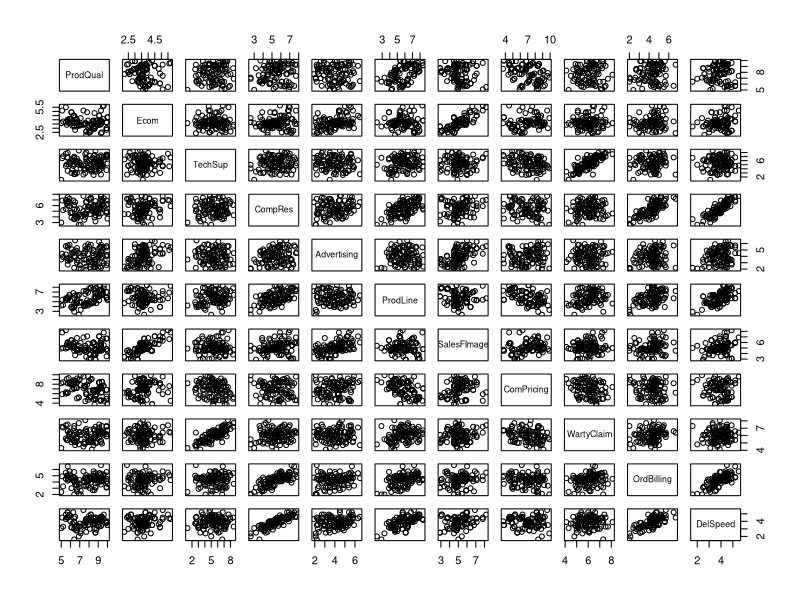
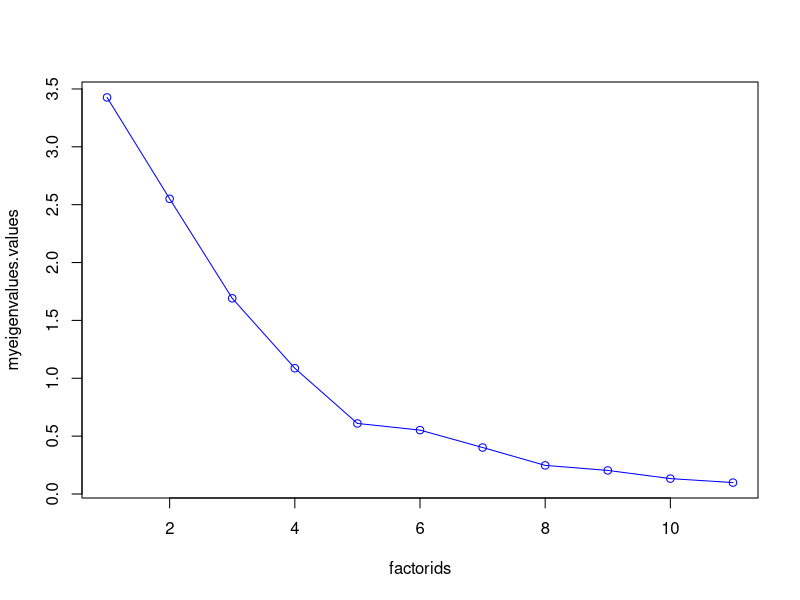

These figures' R source, in order: (Note: this script raises an error after producing the figures.)
setwd("")
mydata=read.csv("customersurvey.csv",header=TRUE)
#install.packages("nFactors")
library(nFactors)
mydata
names(mydata)
summary(mydata)
mydata[,2]
mynewdata=mydata[,2:12]
pairs(mynewdata)
myfulldata=mydata[,2:13]
cormatbig=cor(myfulldata)
cormatbig
cormatsmall=cor(mynewdata)
myeigenvalues=eigen(cormatsmall)
myeigenvalues$values
myeigenvalues$vectors
factorids=c(1:11)
screeplot=plot(data.frame(factorids,myeigenvalues$values),col="Blue")
lines(data.frame(factorids,myeigenvalues$values),col="Blue")
unrotatematrix=principal(mynewdata,nfactors = 4,rotate="none")
unrotatematrix
unrotateplot=plot(unrotatematrix,row.names(unrotatematrix$loadings))
rotatematrix=principal(mynewdata,nfactors = 4,rotate = "varimax")
rotatematrix
rotateplot=plot(rotatematrix,row.names(rotatematrix$loadings),cex=1.0)
moredata=rotatematrix$scores
moredata
attach(moredata)
moredata=data.frame(moredata,mydata$Satisfaction)
mymodel=lm(moredata$mydata.Satisfaction~moredata$RC1+moredata$RC2+moredata$RC3+moredata$RC4,data=moredata)
moredata
summary(mymodel)
anova(mymodel)
#myfulldata$ComPricing=10-myfulldata$ComPricing
# myfulldata$ComPricing
#mynewdata$ComPricing=10-mynewdata$ComPricing
# rotatematrix=principal(mynewdata,nfactors = 4,rotate = "varimax")
# rotatematrix
plot(mymodel)
predictedval=predict(mymodel)
actual=moredata$mydata.Satisfaction
backtrack=data.frame(actual,predictedval)
plot(actual,col="Red")
lines(actual,col="Red")
plot(predictedval,col="Blue")
lines(predictedval,col="Blue")
confint(mymodel)
